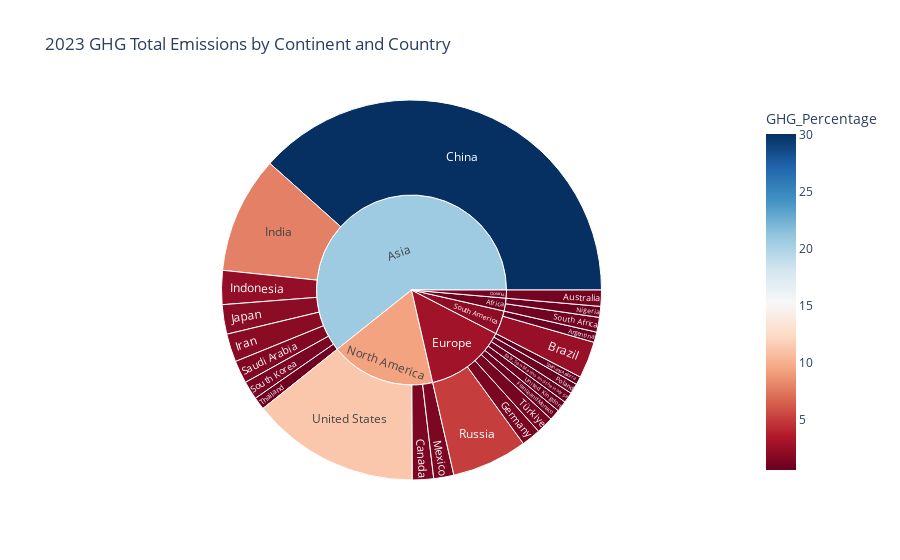

The notebook cell saved with this chart:
### Code cell
fig = px.sunburst(
        result.query('Year == 2023'),
        path = ['Continent','Country'],  # Hierarchy: Continent -> Country
        values= 'GHG_Percentage',  # Values to use for sizing
        color = 'GHG_Percentage',
        color_continuous_scale='RdBu',
        #color_continuous_midpoint=np.average(result['GHG'], weights=result['GHG_Percentage']),
        title='2023 GHG Total Emissions by Continent and Country'
    )


    # Show the plot
fig.show()

### Figure 1 — Plotly figure (JSON) as saved in the notebook; plotly's stock layout.template omitted (floating-point values rounded to 4 significant figures)
{"data": [{"branchvalues": "total", "customdata": [[0.6905], [1.08], [2.455], [1.412], [30.1], [0.7279], [1.287], [7.805], [2.266], [1.882], [0.7064], [1.966], [1.345], [0.7271], [0.6869], [5.045], [1.52], [0.9858], [1.235], [0.5388], [0.8322], [1.145], [0.7162], [11.25], [0.876], [20.67], [2.831], [9.312], [1.08], [2.068]], "domain": {"x": [0, 1], "y": [0, 1]}, "hovertemplate": "labels=%{label}<br>GHG_Percentage_sum=%{value}<br>parent=%{parent}<br>id=%{id}<br>GHG_Percentage=%{color}<extra></extra>", "ids": ["South America/Argentina", "Oceania/Australia", "South America/Brazil", "North America/Canada", "Asia/China", "Europe/France and Monaco", "Europe/Germany", "Asia/India", "Asia/Indonesia", "Asia/Iran", "Europe/Italy, San Marino and the Holy See", "Asia/Japan", "North America/Mexico", "Africa/Nigeria", "Europe/Poland", "Europe/Russia", "Asia/Saudi Arabia", "Africa/South Africa", "Asia/South Korea", "Europe/Spain and Andorra", "Asia/Thailand", "Europe/Türkiye", "Europe/United Kingdom", "North America/United States", "Africa", "Asia", "Europe", "North America", "Oceania", "South America"], "labels": ["Argentina", "Australia", "Brazil", "Canada", "China", "France and Monaco", "Germany", "India", "Indonesia", "Iran", "Italy, San Marino and the Holy See", "Japan", "Mexico", "Nigeria", "Poland", "Russia", "Saudi Arabia", "South Africa", "South Korea", "Spain and Andorra", "Thailand", "Türkiye", "United Kingdom", "United States", "Africa", "Asia", "Europe", "North America", "Oceania", "South America"], "marker": {"coloraxis": "coloraxis", "colors": [0.6905, 1.08, 2.455, 1.412, 30.1, 0.7279, 1.287, 7.805, 2.266, 1.882, 0.7064, 1.966, 1.345, 0.7271, 0.6869, 5.045, 1.52, 0.9858, 1.235, 0.5388, 0.8322, 1.145, 0.7162, 11.25, 0.876, 20.67, 2.831, 9.312, 1.08, 2.068]}, "name": "", "parents": ["South America", "Oceania", "South America", "North America", "Asia", "Europe", "Europe", "Asia", "Asia", "Asia", "Europe", "Asia", "North America", "Africa", "Europe", "Europe", "Asia", "Africa", "Asia", "Europe", "Asia", "Europe", "Europe", "North America", "", "", "", "", "", ""], "type": "sunburst", "values": [0.6905, 1.08, 2.455, 1.412, 30.1, 0.7279, 1.287, 7.805, 2.266, 1.882, 0.7064, 1.966, 1.345, 0.7271, 0.6869, 5.045, 1.52, 0.9858, 1.235, 0.5388, 0.8322, 1.145, 0.7162, 11.25, 1.713, 47.61, 10.85, 14.01, 1.08, 3.145]}], "layout": {"coloraxis": {"colorbar": {"title": {"text": "GHG_Percentage"}}, "colorscale": [[0, "rgb(103,0,31)"], [0.1, "rgb(178,24,43)"], [0.2, "rgb(214,96,77)"], [0.3, "rgb(244,165,130)"], [0.4, "rgb(253,219,199)"], [0.5, "rgb(247,247,247)"], [0.6, "rgb(209,229,240)"], [0.7, "rgb(146,197,222)"], [0.8, "rgb(67,147,195)"], [0.9, "rgb(33,102,172)"], [1, "rgb(5,48,97)"]]}, "legend": {"tracegroupgap": 0}, "title": {"text": "2023 GHG Total Emissions by Continent and Country"}}}
